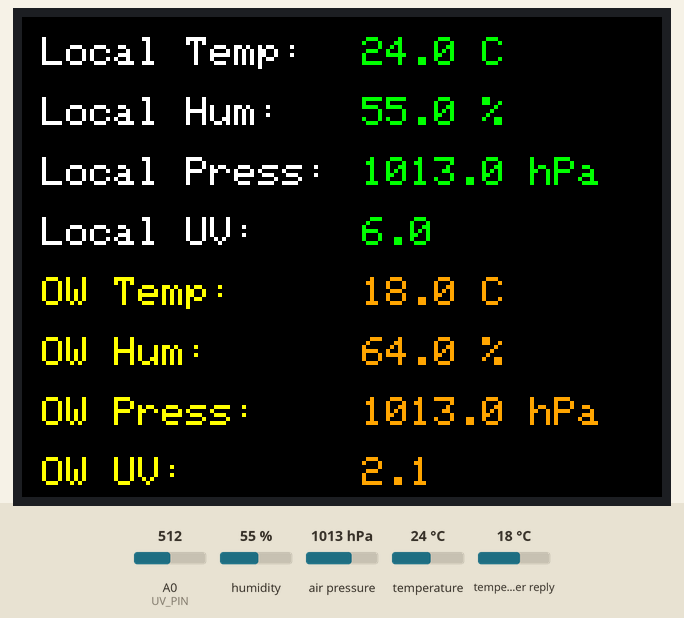
The sketch below on a simulated ESP8266 (NodeMCU). Shown: 320×240 colour display. Inputs (shaded band) come from the test bench; at power-on: A0 (UV_PIN) = 512, humidity 55 %, air pressure 1013 hPa, temperature 24 °C, temperature in the weather reply 18 °C. WiFi joins after 1.5 s; servers stay silent unless stated; uploads are accepted with an empty reply; web services answer with replies made up by the test bench; what the sketch prints to the serial monitor is not drawn.

Above: at 6.2 s.

The sketch:

IOT.ino
```cpp
#include <ESP8266WiFi.h>
#include <Wire.h>
#include <Adafruit_Sensor.h>
#include <Adafruit_BME280.h>
#include <Adafruit_GFX.h>
#include <Adafruit_ILI9341.h>
#include <ArduinoJson.h>

// Pins
#define TFT_CS   D8
#define TFT_DC   D4
#define TFT_RST  -1
#define UV_PIN   A0

// WiFi ID & Pass
const char* ssid = "";
const char* password = "";


// ThingSpeak API Key
const char* server = "api.thingspeak.com";
String apiKey = "";

// OpenWeather API Key
const char* openWeatherServer = "api.openweathermap.org";
const char* city = "";
const char* apiKeyOW = "";

// Weather WU ID & Pass
const char* wuServer = "weatherstation.wunderground.com";
const char* stationID = "";
const char* wuPassword = "";

// Initialize components
Adafruit_ILI9341 tft = Adafruit_ILI9341(TFT_CS, TFT_DC, TFT_RST);
Adafruit_BME280 bme;
WiFiClient client;

// Variables for sensor readings
float temperature, humidity, pressure;
float oldTemp = 0, oldHum = 0, oldPress = 0;
float uvIndex = 0, oldUV = -1;

// Variables for OpenWeather data
float tempOW = 0, humidityOW = 0, pressureOW = 0, uvIndexOW = 0;
unsigned long lastUpdate = 0;
const unsigned long updateInterval = 5000; // 15s

void setup() {
  Serial.begin(115200);

  // Initialize BME280
  Wire.begin(D2, D1); // SDA = D2, SCL = D1
  if (!bme.begin(0x76)) {
    Serial.println("BME280 not found!");
    while (1);
  }
  Serial.println("BME280 OK!");

  tft.begin();
  tft.setRotation(3);
  tft.fillScreen(ILI9341_BLACK);

  tft.setTextSize(2);
  tft.setTextColor(ILI9341_WHITE);
  tft.setCursor(10, 100);
  tft.print("Connecting to WiFi...");

  // Connect to WiFi
  WiFi.begin(ssid, password);
  while (WiFi.status() != WL_CONNECTED) {
    delay(500);
    Serial.print(".");
  }
  Serial.println("\nWiFi connected!");

  // Clear screen and display success message
  tft.fillScreen(ILI9341_BLACK);
  tft.setCursor(10, 100);
  tft.setTextSize(2);
  tft.setTextColor(ILI9341_GREEN);
  tft.print("WiFi Connected!");

  // Read sensors and OpenWeather data
  readSensors();
  getWeatherData();
  getUVIndexFromOpenWeather();

  // Keep success message visible for a moment
  delay(1500);

  // Clear screen and display initial values, including OW UV
  tft.fillScreen(ILI9341_BLACK);
  displayInitialScreen();
  updateDisplayValues(); // Update screen with all values, including OW UV
}

void loop() {
  // Regular update
  if (millis() - lastUpdate >= updateInterval) {
    // Read local sensors
    readSensors();

    // Get OpenWeather data
    getWeatherData();
    getUVIndexFromOpenWeather();

    // Update display
    updateDisplayValues();

    // Send data to services
    sendToWeatherUnderground(temperature, humidity, pressure, uvIndex);
    sendToThingSpeak();

    lastUpdate = millis();
  }


  // Frequent updates for local display values
  delay(100);
}

void readSensors() {
  temperature = bme.readTemperature();
  humidity = bme.readHumidity();
  pressure = bme.readPressure() / 100.0F;

  int uvRaw = analogRead(UV_PIN);
  uvIndex = map(uvRaw, 0, 1024, 0, 11);
}

void getWeatherData() {
    WiFiClient client;
    if (client.connect(openWeatherServer, 80)) {
        String url = String("GET /data/2.5/weather?q=") + city + "&appid=" + apiKeyOW + "&units=metric";

        client.print(url + " HTTP/1.1\r\n" +
                    "Host: api.openweathermap.org\r\n" +
                    "Connection: close\r\n\r\n");

        bool jsonStarted = false;
        String payload;

        while (client.connected() || client.available()) {
            String line = client.readStringUntil('\n');
            if (line == "\r") {
                jsonStarted = true;
                continue;
            }
            if (jsonStarted) {
                payload = line;
                break;
            }
        }

        Serial.println("JSON primit:");
        Serial.println(payload);

        DynamicJsonDocument doc(2048);
        DeserializationError error = deserializeJson(doc, payload);

        if (error) {
            Serial.print("Eroare la parsarea JSON: ");
            Serial.println(error.c_str());
            return;
        }

        tempOW = doc["main"]["temp"];
        pressureOW = doc["main"]["pressure"];
        humidityOW = doc["main"]["humidity"];


        Serial.println("Date extrase:");
        Serial.print("Temperatura: "); Serial.println(tempOW);
        Serial.print("Presiune: "); Serial.println(pressureOW);
        Serial.print("Umiditate: "); Serial.println(humidityOW);
    }
}

void getUVIndexFromOpenWeather() {
    WiFiClient client;
    const char* openWeatherUVServer = "api.openweathermap.org";
    String lat = "44.4268";
    String lon = "26.1025";

    if (client.connect(openWeatherUVServer, 80)) {
        String url = "/data/2.5/onecall?lat=" + lat + "&lon=" + lon +
                    "&exclude=minutely,hourly,daily,alerts&appid=" + apiKeyOW +
                    "&units=metric";

        client.print(String("GET ") + url + " HTTP/1.1\r\n" +
                     "Host: " + openWeatherUVServer + "\r\n" +
                     "Connection: close\r\n\r\n");

        bool jsonStarted = false;
        String payload;

        while (client.connected() || client.available()) {
            String line = client.readStringUntil('\n');
            if (line == "\r") {
                jsonStarted = true;
                continue;
            }
            if (jsonStarted) {
                payload = line;
                break;
            }
        }

        DynamicJsonDocument doc(2048);
        DeserializationError error = deserializeJson(doc, payload);

        if (error) {
            Serial.print("Eroare la parsarea JSON UV: ");
            Serial.println(error.c_str());
            uvIndexOW = -1.0;
            return;
        }

        uvIndexOW = doc["current"]["uvi"];
        Serial.print("UV Index primit: ");
        Serial.println(uvIndexOW);
    }
}


void sendToWeatherUnderground(float temperature, float humidity, float pressure, float uvIndex) {
  if (WiFi.status() == WL_CONNECTED) {
      WiFiClient client;
      if (client.connect(wuServer, 80)) {
          String url = "/weatherstation/updateweatherstation.php?";
          url += "ID=" + String(stationID);
          url += "&PASSWORD=" + String(wuPassword);
          url += "&dateutc=now";
          url += "&tempf=" + String(temperature * 1.8 + 32);
          url += "&humidity=" + String(humidity);
          url += "&baromin=" + String(pressure * 0.02953);
          url += "&uv=" + String(uvIndex);
          url += "&softwaretype=ESP8266";
          url += "&action=updateraw";

          client.print(String("GET ") + url + " HTTP/1.1\r\n" +
                       "Host: " + wuServer + "\r\n" +
                       "Connection: close\r\n\r\n");

          Serial.println("Trimit date către Weather Underground:");
          Serial.println("URL-ul trimis către Weather Underground: " + url);
          while (client.connected() || client.available()) {
              if (client.available()) {
                  String line = client.readStringUntil('\n');
                  Serial.println("Răspuns server: " + line);
              }
          }
          client.stop();
      } else {
          Serial.println("Eroare: Nu s-a conectat la Weather Underground!");
      }
  }
}


void sendToThingSpeak() {
  WiFiClient client;
  if (client.connect(server, 80)) {
    String postStr = apiKey;
    postStr += "&field1=" + String(temperature);
    postStr += "&field2=" + String(tempOW);
    postStr += "&field3=" + String(pressure);
    postStr += "&field4=" + String(pressureOW);
    postStr += "&field5=" + String(humidity);
    postStr += "&field6=" + String(humidityOW);
    postStr += "&field7=" + String(uvIndex);
    postStr += "&field8=" + String(uvIndexOW);

    client.print("POST /update HTTP/1.1\n");
    client.print("Host: api.thingspeak.com\n");
    client.print("Connection: close\n");
    client.print("X-THINGSPEAKAPIKEY: " + apiKey + "\n");
    client.print("Content-Type: application/x-www-form-urlencoded\n");
    client.print("Content-Length: " + String(postStr.length()) + "\n\n");
    client.print(postStr);

    Serial.println("Data sent to ThingSpeak");
  }
  client.stop();
}

void displayInitialScreen() {
  tft.fillScreen(ILI9341_BLACK);
  tft.setTextSize(2);

  // Local data labels
  tft.setTextColor(ILI9341_WHITE);
  tft.setCursor(10, 10);
  tft.print("Local Temp:");

  tft.setCursor(10, 40);
  tft.print("Local Hum:");

  tft.setCursor(10, 70);
  tft.print("Local Press:");

  tft.setCursor(10, 100);
  tft.print("Local UV:");

  // OpenWeather labels
  tft.setTextColor(ILI9341_YELLOW);
  tft.setCursor(10, 130);
  tft.print("OW Temp:");

  tft.setCursor(10, 160);
  tft.print("OW Hum:");

  tft.setCursor(10, 190);
  tft.print("OW Press:");

  tft.setCursor(10, 220);
  tft.print("OW UV:");
}

void updateDisplayValues() {
  tft.setTextSize(2);

  // Update local temperature
  if (temperature != oldTemp) {
    tft.setTextColor(ILI9341_BLACK);
    tft.setCursor(170, 10);
    tft.print(oldTemp, 1);
    tft.print(" C");

    tft.setTextColor(ILI9341_GREEN);
    tft.setCursor(170, 10);
    tft.print(temperature, 1);
    tft.print(" C");
    oldTemp = temperature;
  }

  // Update local humidity
  if (humidity != oldHum) {
    tft.setTextColor(ILI9341_BLACK);
    tft.setCursor(170, 40);
    tft.print(oldHum, 1);
    tft.print(" %");

    tft.setTextColor(ILI9341_GREEN);
    tft.setCursor(170, 40);
    tft.print(humidity, 1);
    tft.print(" %");
    oldHum = humidity;
  }

  // Update local pressure
  if (pressure != oldPress) {
    tft.setTextColor(ILI9341_BLACK);
    tft.setCursor(170, 70);
    tft.print(oldPress, 1);
    tft.print(" hPa");

    tft.setTextColor(ILI9341_GREEN);
    tft.setCursor(170, 70);
    tft.print(pressure, 1);
    tft.print(" hPa");
    oldPress = pressure;
  }

  // Update local UV
  if (uvIndex != oldUV) {
    tft.setTextColor(ILI9341_BLACK);
    tft.setCursor(170, 100);
    tft.print(oldUV, 1);

    tft.setTextColor(ILI9341_GREEN);
    tft.setCursor(170, 100);
    tft.print(uvIndex, 1);
    oldUV = uvIndex;
  }

  // Update OpenWeather values
  static float oldTempOW = 0, oldHumOW = 0, oldPressOW = 0, oldUVOW = -1;

  // Temperature OW
  if (tempOW != oldTempOW) {
    tft.setTextColor(ILI9341_BLACK);
    tft.setCursor(170, 130);
    tft.print(oldTempOW, 1);
    tft.print(" C");

    tft.setTextColor(ILI9341_ORANGE);
    tft.setCursor(170, 130);
    tft.print(tempOW, 1);
    tft.print(" C");
    oldTempOW = tempOW;
  }

  // Humidity OW
  if (humidityOW != oldHumOW) {
    tft.setTextColor(ILI9341_BLACK);
    tft.setCursor(170, 160);
    tft.print(oldHumOW, 1);
    tft.print(" %");

    tft.setTextColor(ILI9341_ORANGE);
    tft.setCursor(170, 160);
    tft.print(humidityOW, 1);
    tft.print(" %");
    oldHumOW = humidityOW;
  }

  // Pressure OW
  if (pressureOW != oldPressOW) {
    tft.setTextColor(ILI9341_BLACK);
    tft.setCursor(170, 190);
    tft.print(oldPressOW, 1);
    tft.print(" hPa");

    tft.setTextColor(ILI9341_ORANGE);
    tft.setCursor(170, 190);
    tft.print(pressureOW, 1);
    tft.print(" hPa");
    oldPressOW = pressureOW;
  }

  // UV OW
  if (uvIndexOW != oldUVOW) {
  tft.setTextColor(ILI9341_BLACK);
  tft.setCursor(170, 220);
  tft.print(oldUVOW, 1);

  tft.setTextColor(ILI9341_ORANGE);
  tft.setCursor(170, 220);
  tft.print(uvIndexOW, 1);
  oldUVOW = uvIndexOW;
}
}
```
